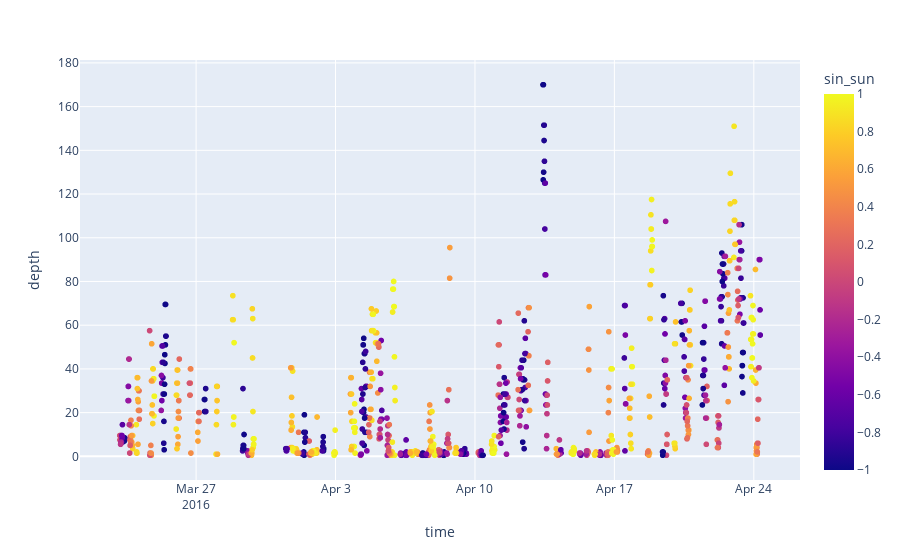

Write notebook code for a chart like this one.
### Code cell
data['time'] = pd.to_datetime(data['epoch'], unit='s')
px.scatter(
    data[data['_individual'] == 20], x='time', y='depth', color='sin_sun'
)

### Figure 1 — Plotly figure (JSON) as saved in the notebook; plotly's stock layout.template omitted (floating-point values rounded to 4 significant figures; data arrays with more than 128 entries replaced by an {"elided": "..."} marker saying what was removed)
{"data": [{"hovertemplate": "time=%{x}<br>depth=%{y}<br>sin_sun=%{marker.color}<extra></extra>", "legendgroup": "", "marker": {"color": {"elided": "1176 float values"}, "coloraxis": "coloraxis", "symbol": "circle"}, "mode": "markers", "name": "", "showlegend": false, "type": "scattergl", "x": {"elided": "1176 str values"}, "xaxis": "x", "y": {"elided": "1176 float values"}, "yaxis": "y"}], "layout": {"coloraxis": {"colorbar": {"title": {"text": "sin_sun"}}, "colorscale": [[0, "#0d0887"], [0.1111, "#46039f"], [0.2222, "#7201a8"], [0.3333, "#9c179e"], [0.4444, "#bd3786"], [0.5556, "#d8576b"], [0.6667, "#ed7953"], [0.7778, "#fb9f3a"], [0.8889, "#fdca26"], [1, "#f0f921"]]}, "legend": {"tracegroupgap": 0}, "margin": {"t": 60}, "xaxis": {"anchor": "y", "domain": [0, 1], "title": {"text": "time"}}, "yaxis": {"anchor": "x", "domain": [0, 1], "title": {"text": "depth"}}}}
